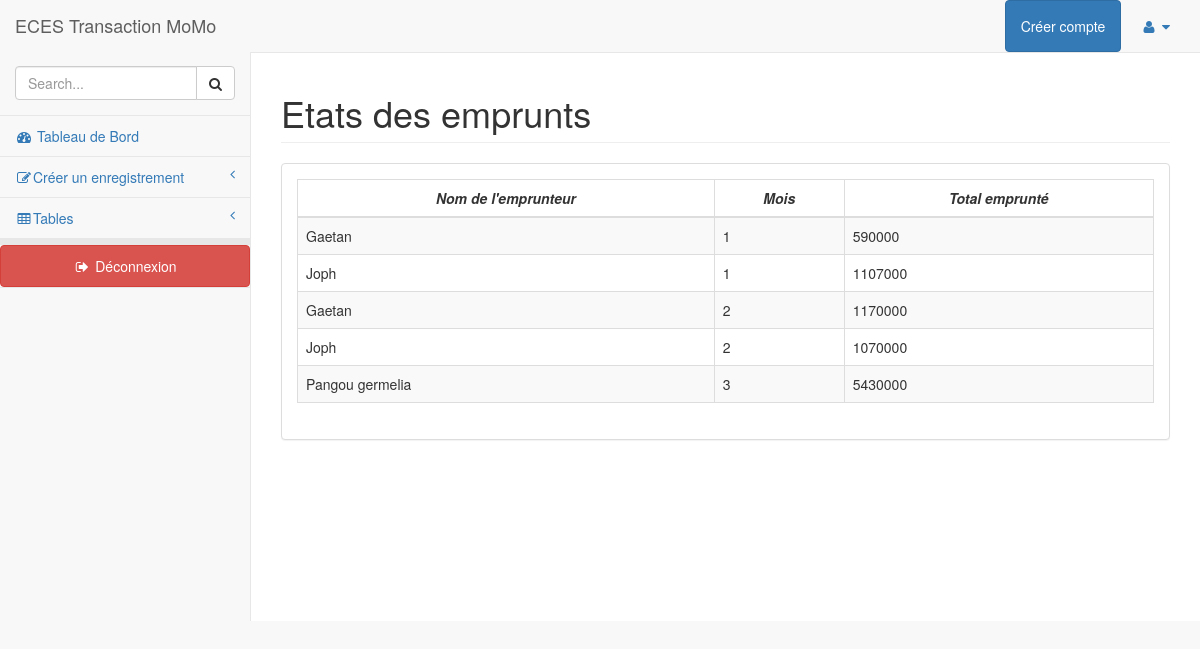
Page /etatemprunt/ (signed in) on the committed database.
### historique/models.py (models this page shows, shortened)
class Emprunt(models.Model):
    date=models.DateField()
    nom=models.CharField(max_length=100)
    montant=models.IntegerField()
    numero=models.CharField(max_length=9)

### historique/views.py (the view)
# urls.py: path('etatemprunt/', views.etatemprunt,name='etatemprunt'),
@login_required
def etatemprunt(request):
    etatemprunt={"resultatemprunt": Emprunt.objects.values('nom','date__month').order_by('date__month').annotate(total=Sum('montant'))}
    return  render(request,'pages/tables/etatemprunt.html',etatemprunt)

### historique/templates/pages/tables/etatemprunt.html (shortened to what this page needs)
{% extends 'index.html' %}
{% block container %}
<div id="page-wrapper">
    <div class="row">
        <div class="col-lg-12">
            <h1 class="page-header">Etats des emprunts</h1>
        </div>
    </div>
    <div class="panel panel-default">
        <div class="panel-body">
            <div class="row">
                <div class="col-lg-12">
                    <div class="table-responsive">
                        <table class="table table-bordered table-hover table-striped">
                            <thead>
                                <tr>
                                  <th><center><b><i>Nom de l'emprunteur</i></b></center> </th>
                                  <th><center><b><i>Mois</i></b></center></th>
                                  <th><center><b><i>Total emprunté</i></b></center></th>
                                </tr>
                            </thead>
                            <tbody>
                                {%for etat1 in resultatemprunt %}
                                <tr>
                                    <td>
                                        {{etat1.nom }}
                                    </td>
                                    <td>
                                        {{etat1.date__month }}
                                    </td>
                                    <td>{{etat1.total }}</td>
                                </tr>
                                {%endfor%}
                           </tbody>
                        </table>
                    </div>
                </div>
                <div class="col-lg-8">
                </div>
            </div>
        </div>
    </div>
</div>
{% endblock %}

### rows in the picture
Emprunt: nom "Gaetan", date__month "1", total "590000"
Emprunt: nom "Pangou germelia", date__month "3", total "5430000"

### other values in the picture
{{ etat1.nom }} "Joph" "Gaetan" "Joph"
{{ etat1.date__month }} "1" "2" "2"
{{ etat1.total }} "1107000" "1170000" "1070000"
